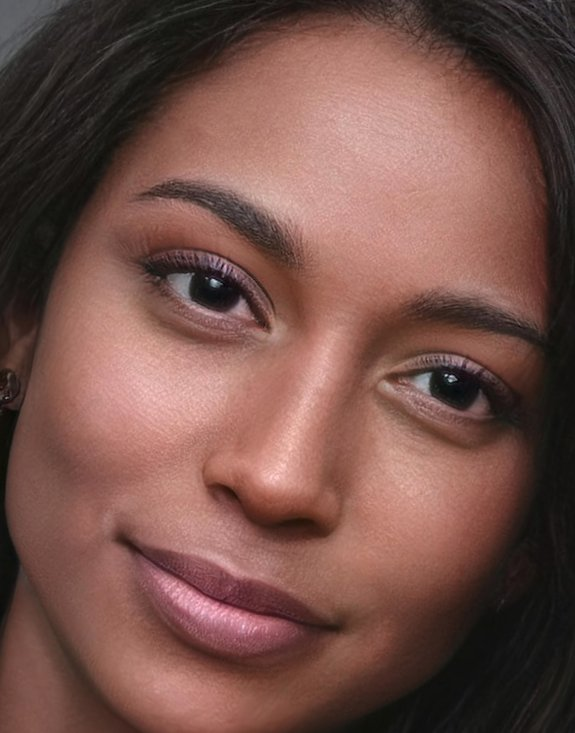
#> input picture preprocessing/data/one.jpg, 575 x 733 px
$ jupyter execute face_alignment.ipynb
#> lines starting #> are read from the running program, lines starting #| are printed output that depends on the picture; after the words box and inside, x2 and y2 are one past the last pixel; in counts of white or black regions, pixels touching at a corner belong together; long printed decimals are rounded
[cell 1]
# install and import above modules first
import os
import cv2
import matplotlib.pyplot as pl
import pandas as pd
from PIL import Image
import numpy as np

[cell 2]
path = cv2.data.haarcascades
face_detector = cv2.CascadeClassifier(os.path.join(path, "haarcascade_frontalface_default.xml"))
eye_detector = cv2.CascadeClassifier(os.path.join(path, "haarcascade_eye.xml"))

# Input paths
test_set = ["data/one.jpg", "data/two.png"]

[cell 3]
# Detect face using cv2
def face_detection(img):
	faces = face_detector.detectMultiScale(img, 1.1, 4)
	if (len(faces) > 0):
		X, Y, W, H = faces[0]
		img = img[int(Y):int(Y+H), int(X):int(X+W)]
		return img, cv2.cvtColor(img, cv2.COLOR_BGR2BGRA)
	else:
		exit(0)

def euclidean_distance(a, b):
	# sqrt((x2 - x1)^2 + (y2 - y1)^2)
	return np.sqrt(((b[0] - a[0]) ** 2) + ((b[1] - a[1]) ** 2))

# Find eyes
def Face_Alignment(img_path):
#> called with img_path = 'data/one.jpg'
	pl.imshow(cv2.imread(img_path)[:, :, ::-1])
	pl.show()
	img_raw = cv2.imread(img_path).copy()
#> img_raw is the input picture: shape (733, 575, 3); mean B, G, R 73.7, 81.2, 117.1
	img, gray_img = face_detection(cv2.imread(img_path))
#> in face_detection, `faces = face_detector.detectMultiScale(img, 1.1, 4)`: faces = [[38, 112, 528, 528]]
#> in face_detection, `X, Y, W, H = faces[0]`: X = 38; Y = 112; W = 528
#> in face_detection, `img = img[int(Y):int(Y+H), int(X):int(X+W)]`:
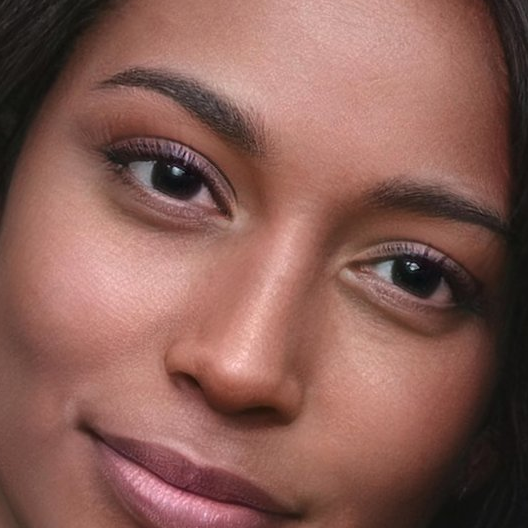
#> img: shape (528, 528, 3); mean B, G, R 85.2, 93.6, 136.1
	eyes = eye_detector.detectMultiScale(gray_img)
#> eyes = [[76, 89, 175, 175], [330, 200, 153, 153]]

	if len(eyes) >= 2:
		eye = eyes[:, 2]
#> eye = [175, 153]
		container1 = []
		for i in range(0, len(eye)):
			container = (eye[i], i)
			container1.append(container)
#> this loop made 2 passes
#> container on passes 1 to 2: (175, 0), (153, 1)
#> after the loop, container1 = [(175, 0), (153, 1)]
		df = pd.DataFrame(container1, columns=[
						"length", "idx"]).sort_values(by=['length'])
#> df = table of 2 rows and 2 columns
		eyes = eyes[df.idx.values[0:2]]
#> eyes = [[330, 200, 153, 153], [76, 89, 175, 175]]

		# choose between left or right eye
		eye_1 = eyes[0]
#> eye_1 = [330, 200, 153, 153]
		eye_2 = eyes[1]
#> eye_2 = [76, 89, 175, 175]
		if eye_1[0] > eye_2[0]:
			left_eye = eye_2
#> left_eye = [76, 89, 175, 175]
			right_eye = eye_1
#> right_eye = [330, 200, 153, 153]
		else:
			left_eye = eye_1
			right_eye = eye_2

		# center of eyes

		# center of right eye
		right_eye_center = (right_eye[0] + right_eye[2] //2 , right_eye[1] + right_eye[3] // 2)
#> right_eye_center = (406, 276)
		right_eye_x = right_eye_center[0]
#> right_eye_x = 406
		right_eye_y = right_eye_center[1]
#> right_eye_y = 276
		# draw a circle on the center of right eye
		pl.imshow(cv2.circle(img, right_eye_center, 2, (255, 0, 0), 2))
#> img: shape (528, 528, 3); 0.01% of pixels changed, all inside (x1, y1, x2, y2) = (403, 273, 410, 280)
		pl.show()


		# center of left eye
		left_eye_center = (left_eye[0] + left_eye[2] // 2, left_eye[1] + left_eye[3] // 2)
#> left_eye_center = (163, 176)
		left_eye_x = left_eye_center[0]
#> left_eye_x = 163
		left_eye_y = left_eye_center[1]
#> left_eye_y = 176
		pl.imshow(cv2.circle(img, left_eye_center, 2, (255, 0, 0), 2))
#> img: shape (528, 528, 3); mean B, G, R 85.3, 93.6, 136.1
		pl.show()

		# finding rotation direction
		if left_eye_y > right_eye_y:
			print("Rotate CW")
			point_3rd = (right_eye_x, left_eye_y)
			direction = -1 # rotate CW
		else:
			print("Rotate ACW")
			point_3rd = (left_eye_x, right_eye_y)
#> point_3rd = (163, 276)
			direction = 1 # rotate ACW

		cv2.circle(img, point_3rd, 2, (255, 0, 0), 2)
#> img: shape (528, 528, 3); mean B, G, R 85.3, 93.6, 136.1
		a = euclidean_distance(left_eye_center, point_3rd)
#> a = 100
		b = euclidean_distance(right_eye_center, point_3rd)
#> b = 243
		c = euclidean_distance(right_eye_center, left_eye_center)
#> c = 262.8

		# [11 lines of commented-out code are left out]

		cos_a = (b ** 2 + c ** 2 - a ** 2) / (2 * b * c)
#> cos_a = 0.925
		angle = np.degrees(np.arccos(cos_a))
#> angle = 22.37
		# angle = -direction * (90 - angle)
		print("Rotation angle: ", angle)
#| Rotation angle:  22.368

		# rotate image
		new_img = Image.fromarray(img_raw)
		new_img = np.array(new_img.rotate(direction * angle))
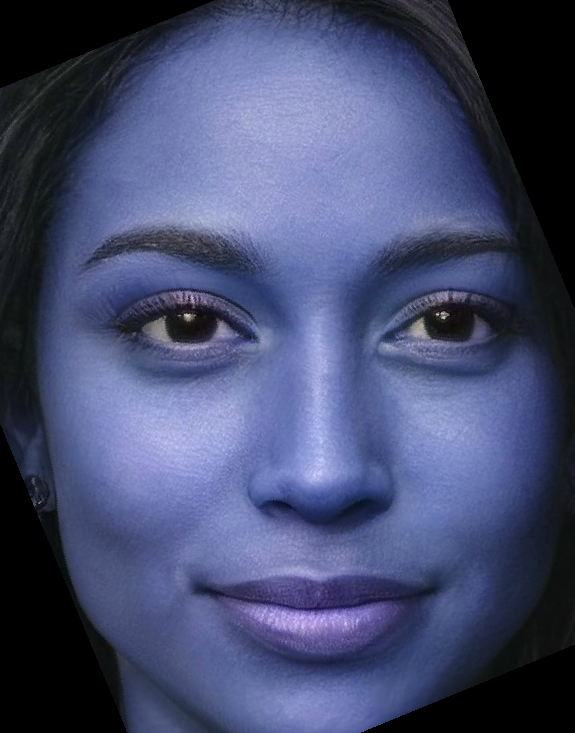
#> new_img: shape (733, 575, 3); mean R, G, B 68.7, 75.9, 110.5

	return new_img


# Name of the image for face alignment if on
# the other folder kindly paste the name of
# the image with path included
for i in test_set:
	alignedFace = Face_Alignment(i)
	pl.imshow(alignedFace[:, :, ::-1])
	pl.show()
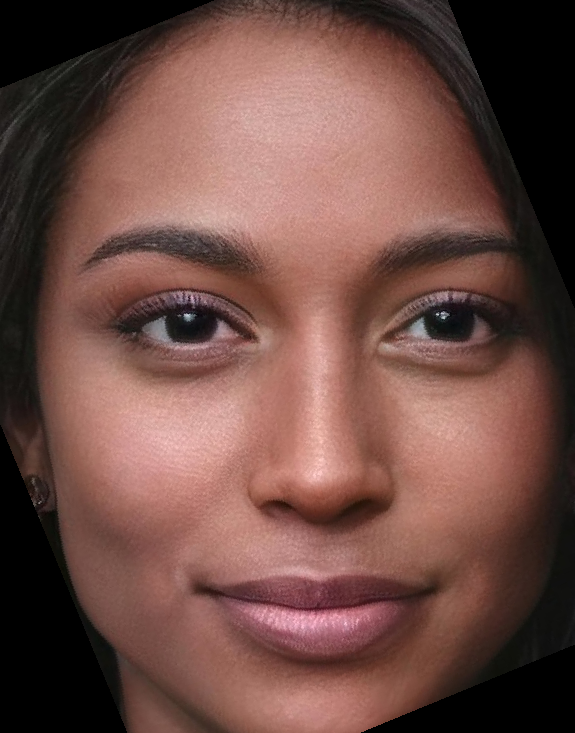
#> shown: shape (733, 575, 3); mean R, G, B 110.5, 75.9, 68.7
	img, gray_img = face_detection(alignedFace)
#> in face_detection (call 2), `faces = face_detector.detectMultiScale(img, 1.1, 4)`: faces = [[50, 137, 512, 512]]
#> in face_detection (call 2), `X, Y, W, H = faces[0]`: X = 50; Y = 137; W = 512
#> in face_detection (call 2), `img = img[int(Y):int(Y+H), int(X):int(X+W)]`:
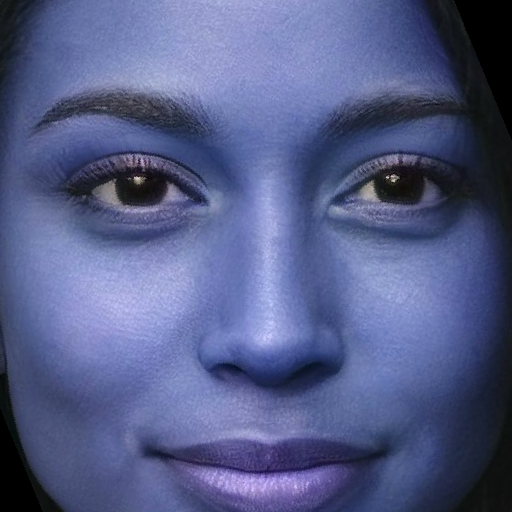
#> img: shape (512, 512, 3); mean R, G, B 84.3, 92.8, 136.1
#> gray_img: shape (512, 512, 4)
	pl.imshow(img[:, :, ::-1])
	pl.show()
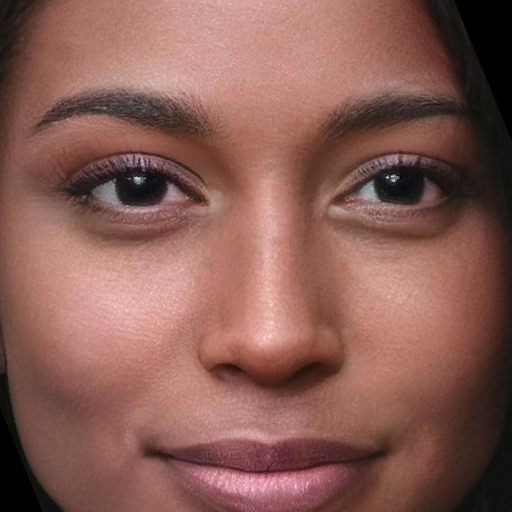
#> shown: shape (512, 512, 3); mean R, G, B 136.1, 92.8, 84.3
#> pass 2 of the loop `for i in test_set:`:
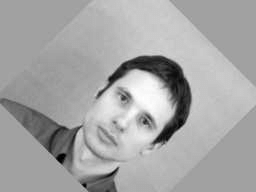
#> input picture preprocessing/data/two.png, 256 x 192 px
#> in Face_Alignment, img_raw is the input picture: shape (192, 256, 3); min 0, max 255, mean 165.3
#> in Face_Alignment (call 2), `eyes = eye_detector.detectMultiScale(gray_img)`: eyes = [[6, 18, 23, 23], [27, 39, 25, 25]]
#> eye = [23, 25]
#> the loop in Face_Alignment (call 2), `for i in range(0, len(eye)):` made 2 passes
#> container on passes 1 to 2: (23, 0), (25, 1)
#> after the loop in Face_Alignment (call 2), `for i in range(0, len(eye)):`: container1 = [(23, 0), (25, 1)]
#> eye_1 = [6, 18, 23, 23]
#> eye_2 = [27, 39, 25, 25]
#> in Face_Alignment (call 2), `left_eye = eye_1`: left_eye = [6, 18, 23, 23]
#> in Face_Alignment (call 2), `right_eye = eye_2`: right_eye = [27, 39, 25, 25]
#> right_eye_center = (39, 51)
#> right_eye_x = 39
#> right_eye_y = 51
#> left_eye_center = (17, 29)
#> left_eye_x = 17
#> left_eye_y = 29
#> point_3rd = (17, 51)
#> in Face_Alignment (call 2), `cv2.circle(img, point_3rd, 2, (255, 0, 0), 2)`:
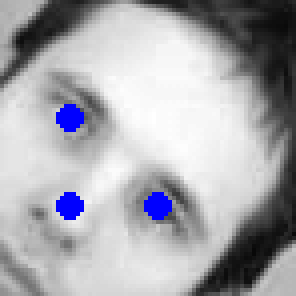
#> img: shape (74, 74, 3) (shown 4 times larger); mean B, G, R 173.8, 168.6, 168.6
#> a = 22
#> c = 31.11
#> cos_a = 0.707
#> angle = 45
#| Rotation angle:  45.0
#> new_img: shape (192, 256, 3)
#> faces = [[94, 65, 97, 97]]
#> X = 94; Y = 65; W = 97
#> in face_detection (call 4), `img = img[int(Y):int(Y+H), int(X):int(X+W)]`:
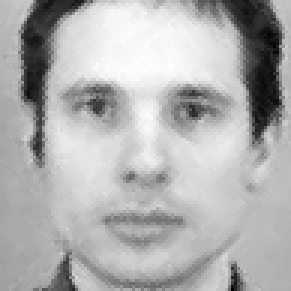
#> img: shape (97, 97, 3) (shown 3 times larger); min 0, max 255, mean 176.2
